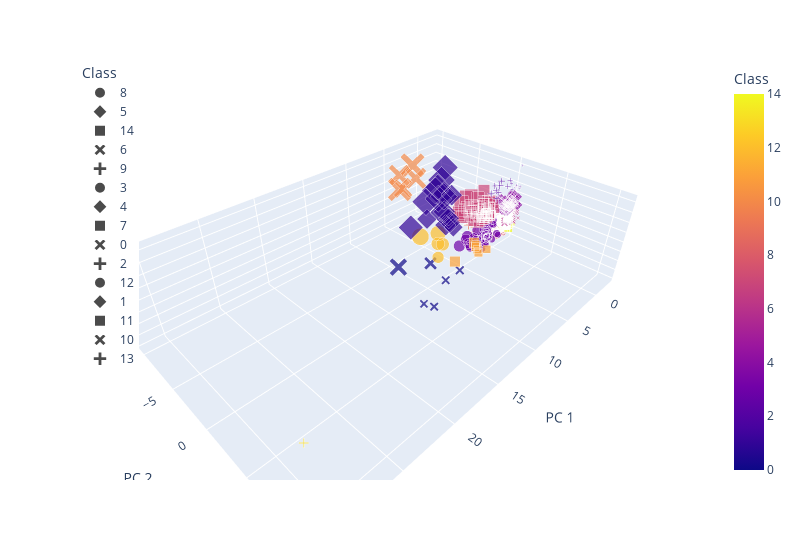

The notebook cell this image was saved under:
### Markdown cell above
### Hierarchical Agglomerative Clustering Plots

### Code cell
# Creating a 3D-Scatter with the PCA data and the clusters
# Plot
fig = px.scatter_3d(clustered_hac_df, x="PC 1", y="PC 2", z="PC 3", color="Class", symbol="Class",size="average_listing_price", size_max=25, width=800, hover_name="metro_area_city", hover_data=["average_listing_price"])
fig.update_layout(legend=dict(x=0,y=1))
fig.show()
